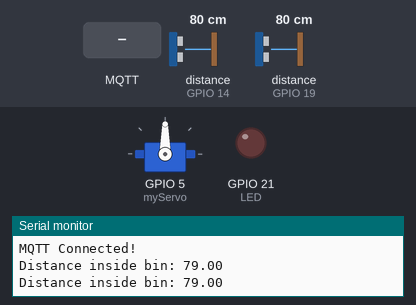
Recording of a sketch running on a simulated ESP32. On the bench: servo, output pins drawn as LEDs (lit = HIGH), the last lines printed to the serial monitor. Wiring (from diagram.json): 2 × ultrasonic range finder: trigger GPIO 18, echo GPIO 19 / trigger GPIO 12, echo GPIO 14. Inputs (shaded band) come from the test bench; at power-on: distance to the obstacle (sensors on GPIO 14, GPIO 19) 80 cm. The echo pulse lasts 58.3 µs per cm; WiFi joins after 1.5 s; servers stay silent unless stated; random numbers use the default seed unless the sketch sets one; no MQTT or app messages arrive unless stated; pins used as bus, display or sensor lines are not drawn.

Above: at 8.0 s.
8.1 s: MQTT message "open" arrives on the first subscribed topic
At 9.33 s:
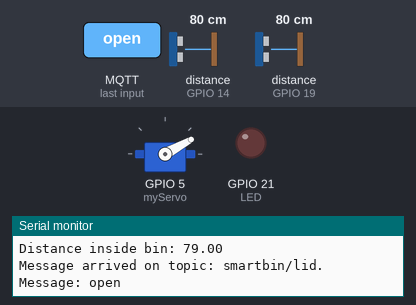
At 17.1 s:
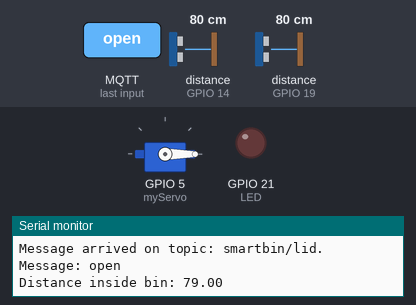
Timing chart, 0 to 17.6 s (numbered marks = the images above; inputs shaded):
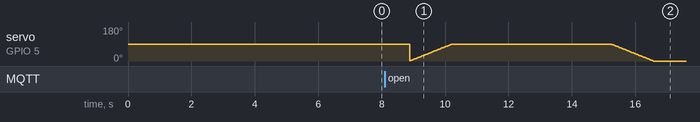

The sketch:

sketch.ino
```cpp
#define BLYNK_TEMPLATE_ID "TMPL2l_tOebCw"
#define BLYNK_TEMPLATE_NAME "Bin Storage State"
#define BLYNK_AUTH_TOKEN "yI3AOkEwAIz6AfTXGyIY9aSgAd6xJEUN"

#define BLYNK_PRINT Serial
#include <ESP32Servo.h>
#include <WiFi.h>
#include <BlynkSimpleEsp32.h>
#include "PubSubClient.h"

// Pins
#define TRIG_PIN 18
#define ECHO_PIN 19
#define TRIG_PIN_INSIDE 12
#define ECHO_PIN_INSIDE 14
#define LED 21

// MQTT Configuration
const char* mqtt_server = "broker.emqx.io";
const int mqtt_port = 1883;
const char* lid_topic = "smartbin/lid";
const char* status_topic = "smartbin/status";

// Wi-Fi credentials
char ssid[] = "Wokwi-GUEST";
char pass[] = "";

WiFiClient espClient;
PubSubClient client(espClient);

// Servo and state variables
Servo myServo;
int pos = 0, speed = 15;
bool lidOpen = false;

// Function declarations
void connectToWiFi();
void connectToMQTT();
void connectToBlynk();
void mqttCallback(char* topic, byte* payload, unsigned int length);
long getUltrasonicDistance(int trig, int echo);
void openLid();
void closeLid();
boolean isBinFull();
void updateBinStatus();

// Blynk Timer
BlynkTimer timer;

void setup() {
  Serial.begin(115200);
  myServo.attach(5);

  // Initialize connections
  connectToWiFi();
  connectToBlynk();
  client.setServer(mqtt_server, mqtt_port);
  client.setCallback(mqttCallback);

  // Subscribe to MQTT topic
  client.subscribe(lid_topic);
  Serial.println("Subscribed to topic: smartbin/lid");

  // Setup pins
  pinMode(TRIG_PIN, OUTPUT);
  pinMode(ECHO_PIN, INPUT);
  pinMode(TRIG_PIN_INSIDE, OUTPUT);
  pinMode(ECHO_PIN_INSIDE, INPUT);
  pinMode(LED, OUTPUT);
  digitalWrite(LED, LOW);

  // Timer for periodic updates
  timer.setInterval(5000L, updateBinStatus);

  Serial.println("Setup complete!");
}

void loop() {
  // Run necessary services
  Blynk.run();
  timer.run();

  // Reconnect Wi-Fi, Blynk, and MQTT if disconnected
  if (WiFi.status() != WL_CONNECTED) connectToWiFi();
  if (!Blynk.connected()) connectToBlynk();
  if (!client.connected()) connectToMQTT();

  client.loop();

  // Monitor bin state
  float distance = getUltrasonicDistance(TRIG_PIN, ECHO_PIN);
  if (distance < 16 && !isBinFull()) {
    openLid();
  } else if (isBinFull()) {
    Serial.println("BIN IS FULL");
    digitalWrite(LED, HIGH);
    Blynk.virtualWrite(V1, "Full");
    Blynk.logEvent("bin_full__");
  } else {
    digitalWrite(LED, LOW);
    Blynk.virtualWrite(V1, "Not Full");
  }

  delay(1000);  // Avoid spamming the loop
}

void connectToWiFi() {
  Serial.print("Connecting to WiFi...");
  WiFi.begin(ssid, pass);
  while (WiFi.status() != WL_CONNECTED) {
    delay(500);
    Serial.print(".");
  }
  Serial.println(" Connected!");
  Serial.print("IP Address: ");
  Serial.println(WiFi.localIP());
}

void connectToBlynk() {
  while (!Blynk.connected()) {
    Serial.println("Connecting to Blynk...");
    Blynk.begin(BLYNK_AUTH_TOKEN, ssid, pass);
    delay(5000);
  }
  Serial.println("Connected to Blynk!");
}

void connectToMQTT() {
  while (!client.connected()) {
    Serial.println("Connecting to MQTT...");
    String clientId = "ESP32Client-" + String(random(0, 10000));
    if (client.connect(clientId.c_str())) {
      Serial.println("MQTT Connected!");
      client.subscribe(lid_topic);
    } else {
      Serial.print("Failed, rc=");
      Serial.print(client.state());
      Serial.println(" Retrying in 5 seconds...");
      delay(5000);
    }
  }
}

long getUltrasonicDistance(int trig, int echo) {
  digitalWrite(trig, LOW);
  delayMicroseconds(2);
  digitalWrite(trig, HIGH);
  delayMicroseconds(10);
  digitalWrite(trig, LOW);
  return pulseIn(echo, HIGH) * 0.0343 / 2;
}

void openLid() {
  if (!lidOpen) {
    while (pos <= 89) {
      pos += 1;
      myServo.write(pos);
      delay(speed);
    }
    lidOpen = true;
    delay(5000);
    closeLid();
  }
}

void closeLid() {
  if (lidOpen) {
    while (pos >= 1) {
      pos -= 1;
      myServo.write(pos);
      delay(speed);
    }
    lidOpen = false;
  }
}

boolean isBinFull() {
  float distance = getUltrasonicDistance(TRIG_PIN_INSIDE, ECHO_PIN_INSIDE);
  Serial.print("Distance inside bin: ");
  Serial.println(distance);
  return (distance < 8);
}

void updateBinStatus() {
  float distance = getUltrasonicDistance(TRIG_PIN_INSIDE, ECHO_PIN_INSIDE);
  int height = 40;  // Bin height in cm
  float percentage = ((height - distance) / height) * 100;
  percentage = max(0.0f, percentage);

  if (percentage >= 90) {
    digitalWrite(LED, HIGH);
    Blynk.logEvent("bin_full__");
  }

  // Send status to Blynk and MQTT
  String statusMessage = String(percentage) + "% full";
  Serial.print("Status Message: ");
  Serial.println(statusMessage);

  client.publish(status_topic, statusMessage.c_str());
  Blynk.virtualWrite(V0, percentage);
}

void mqttCallback(char* topic, byte* payload, unsigned int length) {
  Serial.print("Message arrived on topic: ");
  Serial.print(topic);
  Serial.print(". Message: ");

  String message;
  for (int i = 0; i < length; i++) {
    Serial.print((char)payload[i]);
    message += (char)payload[i];
  }
  Serial.println();

  if (String(topic) == lid_topic && message == "open") {
    openLid();
  }
}
```
